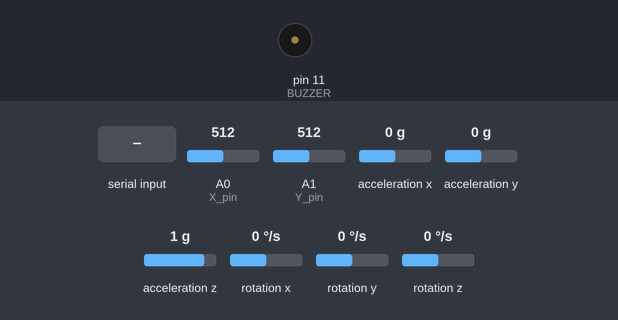
The sketch below on a simulated Arduino Uno, built with avr-gcc and run on an emulated ATmega328P. On the bench: buzzer (waves = sounding, pin HIGH). Wiring (inferred from the names in the program): MPU-6050 motion sensor at I2C address 0x68. The inputs (shaded band) are chosen by the test bench; at power-on: A0 (X_pin) = 512, A1 (Y_pin) = 512, acceleration x 0 g, acceleration y 0 g, acceleration z 1 g, rotation x 0 °/s, rotation y 0 °/s, rotation z 0 °/s. What the sketch prints to the serial monitor is not drawn.

Above: at 1.2 s.
1.3 s: "E" received over Serial
At 1.51 s:
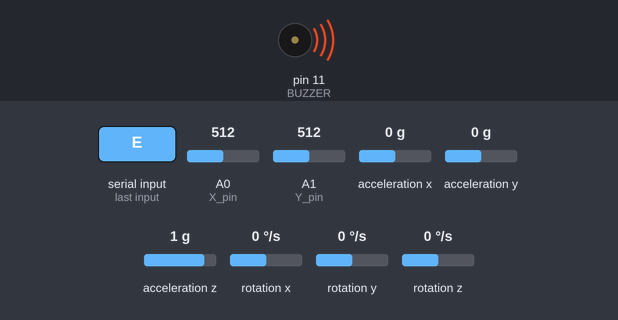
Timing chart, 0 to 4.3 s (numbered marks = the images above; inputs shaded):
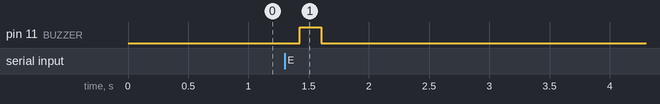

The sketch:

Serial-RW_Combined.ino
```cpp
/*
  Serial-WR


*/

#include<Wire.h>
#define BUZZER 11

// LED status
//int led_status = HIGH;
int incomingByte = 0;
// Arduino pin numbers
//const int SW_pin = 2; // digital pin connected to switch output
const int X_pin = 0; // analog pin connected to X output
const int Y_pin = 1; // analog pin connected to Y output

const int MPU_addr=0x68;  // I2C address of the MPU-6050
int16_t AcX,AcY,AcZ,Tmp,GyX,GyY,GyZ;


// the setup routine runs once when you press reset:
void setup() {
  Wire.begin();
  Wire.beginTransmission(MPU_addr);
  Wire.write(0x6B);  // PWR_MGMT_1 register
  Wire.write(0);     // set to zero (wakes up the MPU-6050)
  Wire.endTransmission(true);
  pinMode(BUZZER,OUTPUT);
  // initialize serial communication at 9600 bits per second:
  Serial.begin(9600);
  // initialize digital pin LED_BUILTIN as an output.
  //pinMode(LED_BUILTIN, OUTPUT);
  //digitalWrite(LED_BUILTIN, HIGH);   // turn the LED on (HIGH is the voltage level)
  //led_status = HIGH;
}

// the loop routine runs over and over again forever:
void loop() {

  // read from the Serial port:
  Wire.beginTransmission(MPU_addr);
  Wire.write(0x3B);  // starting with register 0x3B (ACCEL_XOUT_H)
  Wire.endTransmission(false);
  Wire.requestFrom(MPU_addr,14,true);  // request a total of 14 registers
  AcX=Wire.read()<<8|Wire.read();  // 0x3B (ACCEL_XOUT_H) & 0x3C (ACCEL_XOUT_L)
  AcY=Wire.read()<<8|Wire.read();  // 0x3D (ACCEL_YOUT_H) & 0x3E (ACCEL_YOUT_L)
  AcZ=Wire.read()<<8|Wire.read();  // 0x3F (ACCEL_ZOUT_H) & 0x40 (ACCEL_ZOUT_L)
  Tmp=Wire.read()<<8|Wire.read();  // 0x41 (TEMP_OUT_H) & 0x42 (TEMP_OUT_L)
  GyX=Wire.read()<<8|Wire.read();  // 0x43 (GYRO_XOUT_H) & 0x44 (GYRO_XOUT_L)
  GyY=Wire.read()<<8|Wire.read();  // 0x45 (GYRO_YOUT_H) & 0x46 (GYRO_YOUT_L)
  GyZ=Wire.read()<<8|Wire.read();  // 0x47 (GYRO_ZOUT_H) & 0x48 (GYRO_ZOUT_L)
  Serial.println(AcX);
  Serial.println(AcY);
  Serial.println(AcZ);
//  Serial.print(" | Tmp = "); Serial.println(Tmp/340.00+36.53);  //equation for temperature in degrees C from datasheet
//  Serial.print(" | GyX = ");
  Serial.println(GyX);
//  Serial.print(" | GyY = ");
  Serial.println(GyY);
//  Serial.print(" | GyZ = "); Serial.println(GyZ);
//  Serial.println();
  Serial.println(analogRead(X_pin));
  Serial.println(analogRead(Y_pin));
  digitalWrite(BUZZER,LOW);

  if (Serial.available() > 0) {
    // read the incoming byte: (when apple is eaten)
    incomingByte = Serial.read();
    //Serial.println(incomingByte);

    if(incomingByte == 'E') {
      // turn on Buzzer
      digitalWrite(BUZZER,HIGH);
    }
  }


  delay(175);

}
```

Measured:
- after the input at 1.3 s, pin 11 (BUZZER): LOW → HIGH after 0.13 s, → LOW 0.18 s later
